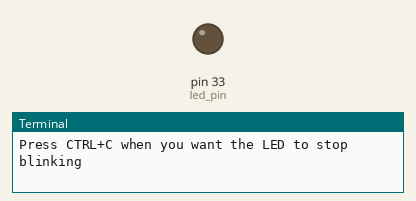
This program was run on a simulated Jetson Nano (header pin numbers). On the bench: output pins drawn as LEDs (lit = HIGH), the last lines printed to the terminal.

Above: at 1.5 s.
At 4.5 s:
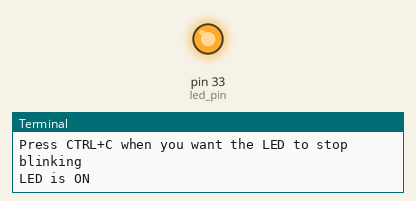
Timing chart, 0 to 7.8 s (numbered marks = the images above):
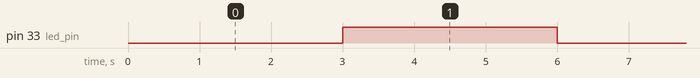

The program:

led_blink.py
```python
import Jetson.GPIO as GPIO
import time
led_pin = 33
GPIO.setmode(GPIO.BOARD)
GPIO.setup(led_pin, GPIO.OUT)
print("Press CTRL+C when you want the LED to stop blinking")
duration = 3
while True:
    time.sleep(duration)
    GPIO.output(led_pin, GPIO.HIGH)
    print("LED is ON")
    time.sleep(duration)
    GPIO.output(led_pin, GPIO.LOW)
    print("LED is OFF")
```

Measured:
- by itself, pin 33 (led_pin): alternates HIGH for 3.0 s and LOW for 3.0 s
